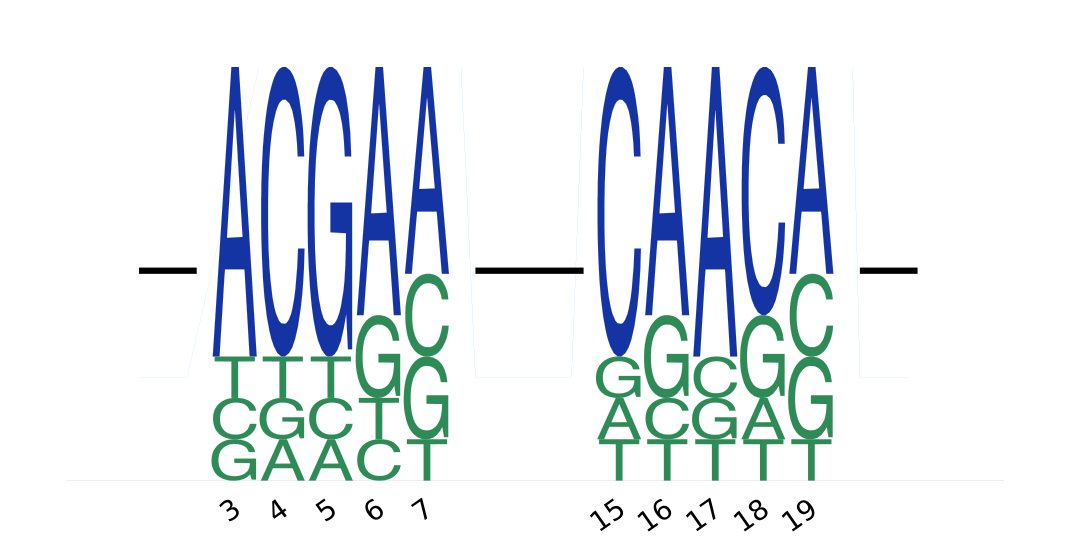

The Julia source for this figure:
using Pkg; Pkg.activate(".")
using EntroPlots

# --- integer COUNT matrices (rows = A, C, G, T). NOT normalized PFMs. ---
cm1 = [70 10 10 60 50;
       10 70 10 10 20;
       10 10 70 20 20;
       10 10 10 10 10]

cm2 = [10 60 70 10 50;
       70 10 10 60 20;
       10 20 10 20 20;
       10 10 10 10 10]

# --- one-hot reference per block (BitMatrix): blue=matches ref, red=differs ---
ref1 = BitMatrix([1 0 0 1 1;
                  0 1 0 0 0;
                  0 0 1 0 0;
                  0 0 0 0 0])
ref2 = BitMatrix([0 1 1 0 1;
                  1 0 0 1 0;
                  0 0 0 0 0;
                  0 0 0 0 0])

# --- mimic your `meta` bundle ---
meta = (
    count_matrices = [cm1, cm2],
    positions      = [3, 15],          # start index of each block
    total_length   = 22,               # gaps -> strike-through line
    references     = [ref1, ref2],
    dpi            = 100,
    use_rna        = false,
    reduction_on_ref = false,          # filter_by_reference: true drops columns matching ref
)

# --- mimic your `paths.png.abs` ---
paths = (png = (abs = "example_save_rect_gaps.png",),)

EntroPlots.save_logo_with_rect_gaps(
    meta.count_matrices, meta.positions, meta.total_length,
    paths.png.abs;
    reference_pfms   = meta.references,
    dpi              = meta.dpi,
    rna              = meta.use_rna,
    xrotation        = 35,
    protein          = size(meta.count_matrices[1], 1) == 20,  # false for 4-row nt
    uniform_color    = true,
    filter_by_reference = meta.reduction_on_ref,
    ref_match_color    = "#1434A4",   # default blue (match)
    ref_mismatch_color = "#2E8B57",   # was :darkred — now sea green
)

println("✓ Saved: ", paths.png.abs)
